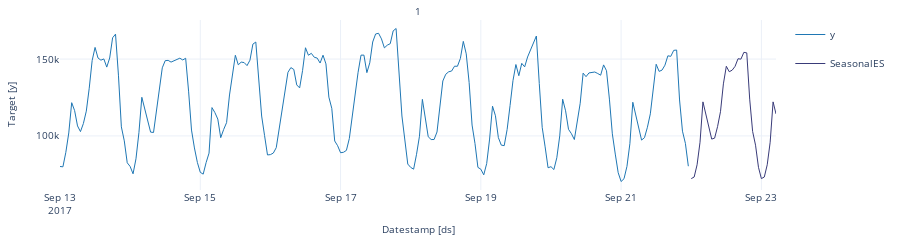

Write notebook code for a chart like this one.
### Markdown cell above
Let's plot the same graph using the plot function that comes in `Statsforecast`, as shown below.

### Code cell
sf.plot(df, forecast_df)

### Figure 1 — Plotly figure (JSON) as saved in the notebook; plotly's stock layout.template omitted (floating-point values rounded to 4 significant figures; data arrays with more than 128 entries replaced by an {"elided": "..."} marker saying what was removed)
{"data": [{"legendgroup": "y", "line": {"color": "#1f77b4", "width": 1}, "mode": "lines", "name": "y", "showlegend": true, "type": "scatter", "x": {"elided": "216 str values"}, "xaxis": "x", "y": {"elided": "216 int values"}, "yaxis": "y"}, {"legendgroup": "SeasonalES", "line": {"color": "#393b79", "width": 1}, "mode": "lines", "name": "SeasonalES", "showlegend": true, "type": "scatter", "x": ["2017-09-22T00:00:00", "2017-09-22T01:00:00", "2017-09-22T02:00:00", "2017-09-22T03:00:00", "2017-09-22T04:00:00", "2017-09-22T05:00:00", "2017-09-22T06:00:00", "2017-09-22T07:00:00", "2017-09-22T08:00:00", "2017-09-22T09:00:00", "2017-09-22T10:00:00", "2017-09-22T11:00:00", "2017-09-22T12:00:00", "2017-09-22T13:00:00", "2017-09-22T14:00:00", "2017-09-22T15:00:00", "2017-09-22T16:00:00", "2017-09-22T17:00:00", "2017-09-22T18:00:00", "2017-09-22T19:00:00", "2017-09-22T20:00:00", "2017-09-22T21:00:00", "2017-09-22T22:00:00", "2017-09-22T23:00:00", "2017-09-23T00:00:00", "2017-09-23T01:00:00", "2017-09-23T02:00:00", "2017-09-23T03:00:00", "2017-09-23T04:00:00", "2017-09-23T05:00:00"], "xaxis": "x", "y": [72220.0, 73250.0, 81210.0, 95890.0, 122100.0, 114300.0, 105900.0, 97930.0, 98570.0, 106000.0, 115700.0, 133900.0, 145300.0, 141800.0, 142800.0, 145300.0, 150200.0, 150000.0, 154400.0, 154000.0, 123900.0, 102900.0, 93970.0, 79580.0, 72220.0, 73250.0, 81210.0, 95890.0, 122100.0, 114300.0], "yaxis": "y"}], "layout": {"annotations": [{"font": {"size": 10}, "showarrow": false, "text": "1", "x": 0.5, "xanchor": "center", "xref": "paper", "y": 1, "yanchor": "bottom", "yref": "paper"}, {"font": {"size": 10}, "showarrow": false, "text": "Datestamp [ds]", "x": 0.5, "xanchor": "center", "xref": "paper", "y": 0, "yanchor": "top", "yref": "paper", "yshift": -30}, {"font": {"size": 10}, "showarrow": false, "text": "Target [y]", "textangle": -90, "x": 0, "xanchor": "right", "xref": "paper", "xshift": -40, "y": 0.5, "yanchor": "middle", "yref": "paper"}], "autosize": true, "font": {"size": 10}, "height": 150, "margin": {"b": 50, "l": 60, "r": 10, "t": 20}, "xaxis": {"anchor": "y", "domain": [0, 1], "showticklabels": true, "visible": true}, "yaxis": {"anchor": "x", "domain": [0, 1]}}}
